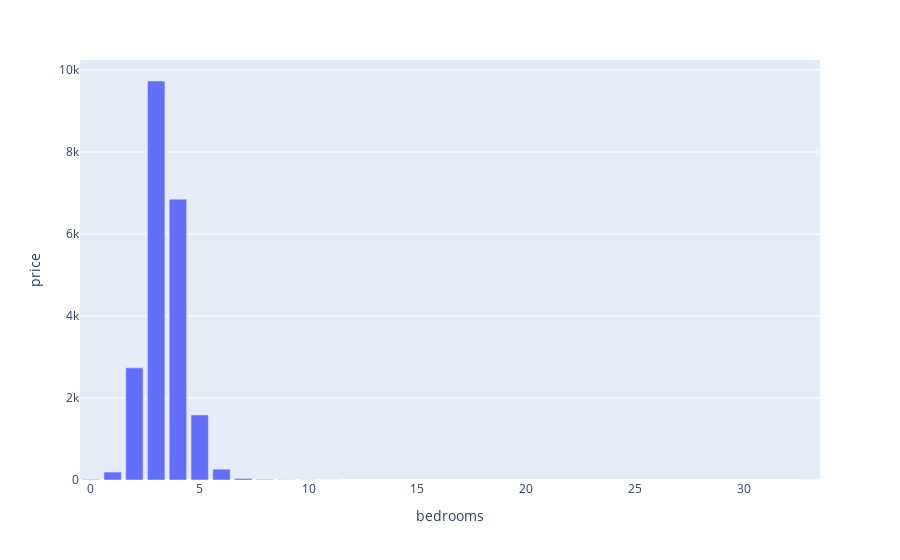

Source (notebook cell):
### Markdown cell above
# Graphics

### Code cell
db1=db[['bedrooms','price']].groupby('bedrooms').count().reset_index()
fig2=px.bar(db1,x='bedrooms',y='price')
fig2

### Figure 1 — Plotly figure (JSON) as saved in the notebook; plotly's stock layout.template omitted (floating-point values rounded to 4 significant figures)
{"data": [{"alignmentgroup": "True", "hovertemplate": "bedrooms=%{x}<br>price=%{y}<extra></extra>", "legendgroup": "", "marker": {"color": "#636efa", "pattern": {"shape": ""}}, "name": "", "offsetgroup": "", "orientation": "v", "showlegend": false, "textposition": "auto", "type": "bar", "x": [0, 1, 2, 3, 4, 5, 6, 7, 8, 9, 10, 11, 33], "xaxis": "x", "y": [13, 194, 2736, 9731, 6849, 1586, 265, 38, 13, 6, 3, 1, 1], "yaxis": "y"}], "layout": {"barmode": "relative", "legend": {"tracegroupgap": 0}, "margin": {"t": 60}, "xaxis": {"anchor": "y", "domain": [0, 1], "title": {"text": "bedrooms"}}, "yaxis": {"anchor": "x", "domain": [0, 1], "title": {"text": "price"}}}}
